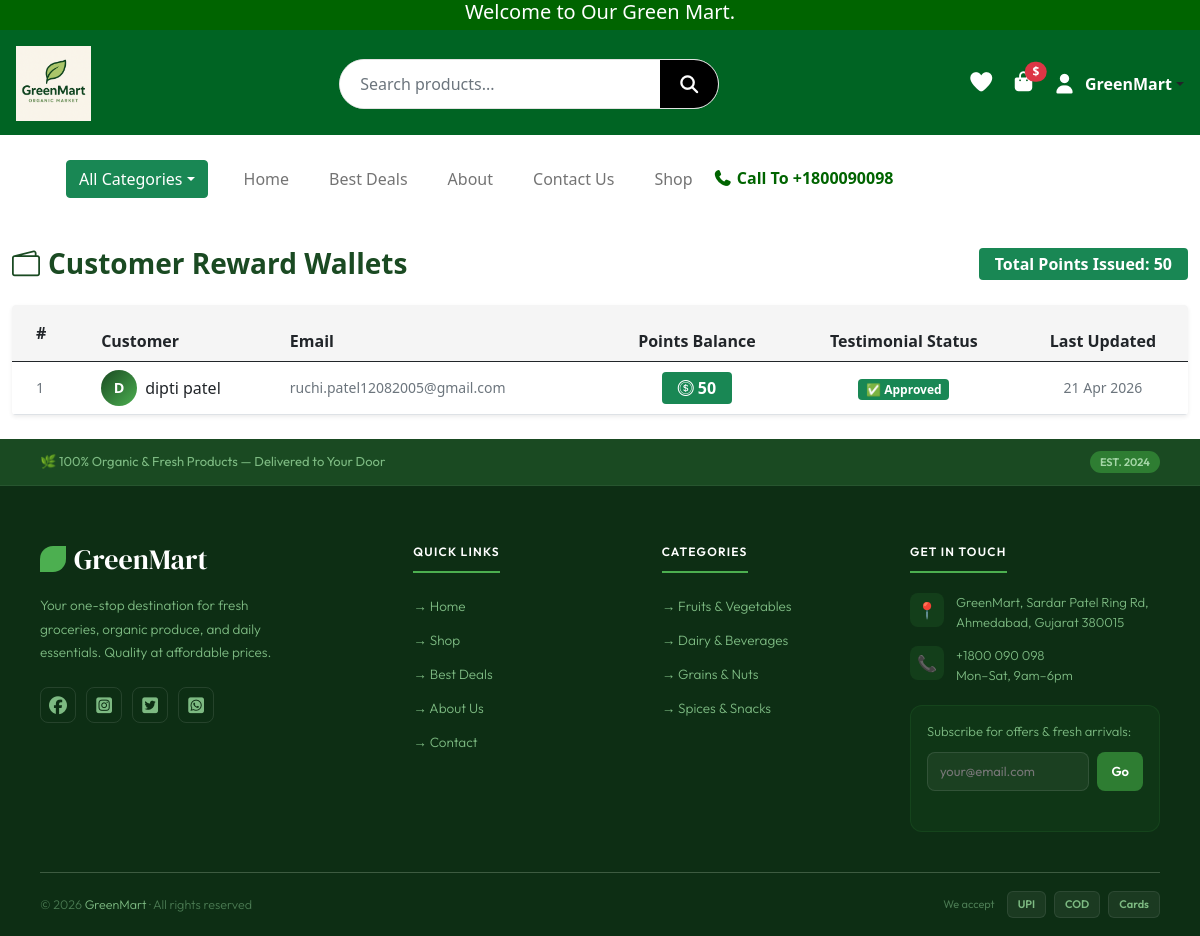
Page /admin/rewards (signed in) on the committed database.
### website/models.py (models this page shows, shortened)
class User(UserMixin, db.Model):
    __tablename__ = "users"
    id            = db.Column(db.Integer, primary_key=True)
    name          = db.Column(db.String(50), nullable=False)
    email         = db.Column(db.String(120), unique=True, nullable=False)
    password_hash = db.Column(db.String(128), nullable=False)
    role          = db.Column(db.String(20), default="customer")
    is_verified   = db.Column(db.Boolean, default=False)

class RewardWallet(db.Model):
    __tablename__ = "reward_wallet"
    id         = db.Column(db.Integer, primary_key=True)
    user_id    = db.Column(db.Integer, db.ForeignKey("users.id"), unique=True, nullable=False)
    points     = db.Column(db.Integer, default=0, nullable=False)
    updated_at = db.Column(db.DateTime, default=datetime.utcnow, onupdate=datetime.utcnow)
    user = db.relationship("User", backref=db.backref("reward_wallet", uselist=False, lazy=True))

### website/admin.py (the view)
@admin.route("/admin/rewards")
@admin_required
def admin_rewards():
    login_form  = LoginForm()
    signup_form = SignupForm()
    wallets = (
        RewardWallet.query
        .join(User, RewardWallet.user_id == User.id)
        .order_by(RewardWallet.points.desc())
        .all()
    )
    total_points_issued = db.session.query(
        db.func.sum(RewardTransaction.points)
    ).filter(RewardTransaction.points > 0).scalar() or 0
    return render_template(
        "admin/rewards.html",
        login_form=login_form,
        signup_form=signup_form,
        wallets=wallets,
        total_points_issued=total_points_issued,
    )

### website/templates/admin/rewards.html (shortened to what this page needs)
{% extends "base.html" %}
{% block content %}
<div class="container-fluid py-4">
  <div class="d-flex justify-content-between align-items-center mb-4 flex-wrap gap-2">
    <h3 class="fw-bold mb-0" style="color:#1a4a22;">
      <i class="bi bi-wallet2 me-2"></i>Customer Reward Wallets
    </h3>
    <span class="badge bg-success px-3 py-2 fs-6">
      Total Points Issued: {{ total_points_issued }}
    </span>
  </div>
  {% if wallets %}
  <div class="card border-0 shadow-sm rounded-4 overflow-hidden">
    <table class="table table-hover mb-0 align-middle">
      <thead style="background:#f5f5f5;">
        <tr>
          <th class="px-4 py-3">#</th>
          <th>Customer</th>
          <th>Email</th>
          <th class="text-center">Points Balance</th>
          <th class="text-center">Testimonial Status</th>
          <th class="text-center">Last Updated</th>
        </tr>
      </thead>
      <tbody>
        {% for w in wallets %}
        <tr>
          <td class="px-4 text-muted small">{{ loop.index }}</td>
          <td>
            <div class="d-flex align-items-center gap-2">
              <div class="rounded-circle d-flex align-items-center justify-content-center text-white fw-bold"
                   style="width:36px;height:36px;min-width:36px;font-size:.9rem;
                          background:linear-gradient(135deg,#1a4a22,#4caf50);">
                {{ w.user.name[0].upper() }}
              </div>
              <span class="fw-semibold">{{ w.user.name }}</span>
            </div>
          </td>
          <td class="text-muted small">{{ w.user.email }}</td>
          <td class="text-center">
            <span class="badge bg-success px-3 py-2 fs-6">
              <i class="bi bi-coin me-1"></i>{{ w.points }}
            </span>
          </td>
          <td class="text-center">
            {% set t = w.user.testimonial %}
            {% if t %}
              {% if t.status == 'approved' %}
                <span class="badge bg-success">✅ Approved</span>
              {% elif t.status == 'pending' %}
                <span class="badge bg-warning text-dark">⏳ Pending</span>
              {% else %}
                <span class="badge bg-danger">❌ Rejected</span>
              {% endif %}
            {% else %}
              <span class="badge bg-light text-muted border">No Testimonial</span>
            {% endif %}
          </td>
          <td class="text-center small text-muted">{{ w.updated_at.strftime('%d %b %Y') }}</td>
        </tr>
        {% endfor %}
      </tbody>
    </table>
  </div>
  {% else %}
  <div class="text-center py-5 text-muted">
    <i class="bi bi-wallet2" style="font-size:3.5rem;"></i>
    <p class="mt-3">No reward wallets yet. Wallets are created when testimonials are approved.</p>
  </div>
  {% endif %}
</div>
{% endblock %}

### website/templates/base.html (shortened to what this page needs)
<!DOCTYPE html>
<html lang="en">
<head>
  <link rel="stylesheet" href="{{ url_for('static', filename='css/style.css') }}">
  <link href="https://cdn.jsdelivr.net/npm/bootstrap@5.0.2/dist/css/bootstrap.min.css" rel="stylesheet">
  <link rel="stylesheet" href="https://cdnjs.cloudflare.com/ajax/libs/font-awesome/7.0.1/css/all.min.css">
  <link rel="stylesheet" href="https://cdn.jsdelivr.net/npm/bootstrap-icons@1.11.1/font/bootstrap-icons.css">
</head>
<body>
<div class="container-fluid top-header">
  <h5 class="text-center mb-0">Welcome to Our Green Mart.</h5>
</div>
<header class="main-header d-flex flex-wrap align-items-center justify-content-between p-3">
  <div class="logo-area">
    <a href="{{ url_for('views.home') }}">
      <img src="{{ url_for('static', filename='images/logo.png') }}" alt="logo" class="img-fluid">
    </a>
  </div>
  <div class="search-area flex-grow-1 mx-3 position-relative d-none d-lg-flex">
    <form class="search-box d-flex" action="{{ url_for('views.search') }}" method="get">
      <input type="text" name="q" id="liveSearch" class="form-control" placeholder="Search products..." autocomplete="off">
      <button type="submit"><i class="fa-solid fa-magnifying-glass"></i></button>
    </form>
  </div>
  <div class="icons-area d-flex align-items-center gap-3 flex-shrink-0">
    <a href="{{ url_for('views.wishlist') }}"><i class="fa-solid fa-heart"></i></a>
    <div class="cart-box position-relative">
      <a href="{{ url_for('views.cart') }}">
        <i class="fa-solid fa-bag-shopping fs-5"></i>
      </a>
      <span class="cart-price position-absolute top-0 start-100 translate-middle badge rounded-pill bg-danger">
        ${{ subtotal }}
      </span>
    </div>
    {% if current_user.is_authenticated %}
<div class="dropdown">
  <a href="#"
     class="d-flex align-items-center text-dark text-decoration-none dropdown-toggle"
     id="userDropdown"
     data-bs-toggle="dropdown"
     aria-expanded="false"
     role="button">
    <i class="fa-solid fa-user fs-5" style="color:white;"></i>
    <span class="ms-2 fw-bold" style="color:white;">{{ current_user.name }}</span>
  </a>
</div>
{% else %}
  <i class="fa-solid fa-user fs-5" data-bs-toggle="modal" data-bs-target="#loginModal" style="cursor:pointer;"></i>
{% endif %}
  </div>
</header>
<div class="container nav">
  <nav class="navbar navbar-expand-lg navbar-light bg-white p-4">
    <div class="container-fluid">
      <div class="dropdown me-3">
        <button class="btn btn-success dropdown-toggle" data-bs-toggle="dropdown">All Categories</button>
      </div>
      <div class="collapse navbar-collapse" id="mainNavbar">
        <ul class="navbar-nav me-auto mb-2 mb-lg-0">
          <li class="nav-item"><a class="nav-link" href="{{ url_for('views.home') }}">Home</a></li>
          <li class="nav-item"><a class="nav-link" href="{{ url_for('views.best_deals') }}">Best Deals</a></li>
          <li class="nav-item"><a class="nav-link" href="{{ url_for('views.about') }}">About</a></li>
          <li class="nav-item"><a class="nav-link" href="{{ url_for('views.contact') }}">Contact Us</a></li>
          <li class="nav-item"><a class="nav-link" href="{{ url_for('views.shop') }}">Shop</a></li>
        </ul>
        <h6 class="mb-0 ms-auto"><i class="fa-solid fa-phone"></i> Call To +1800090098</h6>
      </div>
    </div>
  </nav>
</div>
{% block content %}{% endblock %}
<footer style="background:#0d2e14; font-family:'Outfit',sans-serif; color:#c8dfc2; padding:0;">
  <div style="background:#1a4a22; padding:12px 40px; display:flex; align-items:center; justify-content:space-between; border-bottom:1px solid rgba(255,255,255,0.06);">
    <span style="font-size:13px; color:#7dba82;">🌿 100% Organic & Fresh Products — Delivered to Your Door</span>
    <span style="background:#2e7d32; color:#a5d6a7; font-size:11px; padding:3px 10px; border-radius:20px; font-weight:600;">EST. 2024</span>
  </div>
  <div style="display:grid; grid-template-columns:1.6fr 1fr 1fr 1.2fr; gap:40px; padding:52px 40px 40px;">
    <div>
      <div style="font-family:'DM Serif Display',serif; font-size:28px; color:#fff; margin-bottom:14px; display:flex; align-items:center; gap:8px;">
        <span style="width:26px;height:26px;background:#4caf50;border-radius:50% 0 50% 0;display:inline-block;"></span> GreenMart
      </div>
      <p style="font-size:13.5px; color:#7dba82; line-height:1.75; margin-bottom:22px; font-weight:300; max-width:240px;">
        Your one-stop destination for fresh groceries, organic produce, and daily essentials. Quality at affordable prices.
      </p>
      <div style="display:flex; gap:10px;">
        <a href="#" style="width:36px;height:36px;border-radius:8px;border:1px solid rgba(255,255,255,0.1);display:flex;align-items:center;justify-content:center;color:#7dba82;font-size:18px;text-decoration:none;"><i class="fa-brands fa-facebook"></i></a>
        <a href="#" style="width:36px;height:36px;border-radius:8px;border:1px solid rgba(255,255,255,0.1);display:flex;align-items:center;justify-content:center;color:#7dba82;font-size:18px;text-decoration:none;"><i class="fa-brands fa-square-instagram"></i></a>
        <a href="#" style="width:36px;height:36px;border-radius:8px;border:1px solid rgba(255,255,255,0.1);display:flex;align-items:center;justify-content:center;color:#7dba82;font-size:18px;text-decoration:none;"><i class="fa-brands fa-square-twitter"></i></a>
        <a href="#" style="width:36px;height:36px;border-radius:8px;border:1px solid rgba(255,255,255,0.1);display:flex;align-items:center;justify-content:center;color:#7dba82;font-size:18px;text-decoration:none;"><i class="fa-brands fa-square-whatsapp"></i></a>
      </div>
    </div>
    <div>
      <div style="font-size:12px;letter-spacing:0.1em;text-transform:uppercase;color:#fff;font-weight:600;margin-bottom:20px;padding-bottom:10px;border-bottom:2px solid #4caf50;display:inline-block;">Quick Links</div>
      <ul style="list-style:none;padding:0;display:flex;flex-direction:column;gap:10px;">
        <li><a href="{{ url_for('views.home') }}"        style="color:#7dba82;text-decoration:none;font-size:13.5px;font-weight:300;">→ Home</a></li>
        <li><a href="{{ url_for('views.shop') }}"        style="color:#7dba82;text-decoration:none;font-size:13.5px;font-weight:300;">→ Shop</a></li>
        <li><a href="{{ url_for('views.best_deals') }}"  style="color:#7dba82;text-decoration:none;font-size:13.5px;font-weight:300;">→ Best Deals</a></li>
        <li><a href="{{ url_for('views.about') }}"       style="color:#7dba82;text-decoration:none;font-size:13.5px;font-weight:300;">→ About Us</a></li>
        <li><a href="{{ url_for('views.contact') }}"     style="color:#7dba82;text-decoration:none;font-size:13.5px;font-weight:300;">→ Contact</a></li>
      </ul>
    </div>
    <div>
      <div style="font-size:12px;letter-spacing:0.1em;text-transform:uppercase;color:#fff;font-weight:600;margin-bottom:20px;padding-bottom:10px;border-bottom:2px solid #4caf50;display:inline-block;">Categories</div>
      <ul style="list-style:none;padding:0;display:flex;flex-direction:column;gap:10px;">
        <li><a href="#"                                           style="color:#7dba82;text-decoration:none;font-size:13.5px;font-weight:300;">→ Fruits & Vegetables</a></li>
        <li><a href="{{ url_for('views.dairy_beverages') }}"     style="color:#7dba82;text-decoration:none;font-size:13.5px;font-weight:300;">→ Dairy & Beverages</a></li>
        <li><a href="{{ url_for('views.grains_nuts') }}"         style="color:#7dba82;text-decoration:none;font-size:13.5px;font-weight:300;">→ Grains & Nuts</a></li>
        <li><a href="{{ url_for('views.spices_snacks') }}"       style="color:#7dba82;text-decoration:none;font-size:13.5px;font-weight:300;">→ Spices & Snacks</a></li>
      </ul>
    </div>
    <div>
      <div style="font-size:12px;letter-spacing:0.1em;text-transform:uppercase;color:#fff;font-weight:600;margin-bottom:20px;padding-bottom:10px;border-bottom:2px solid #4caf50;display:inline-block;">Get in Touch</div>
      <div style="display:flex;align-items:flex-start;gap:12px;margin-bottom:14px;">
        <div style="width:34px;height:34px;background:rgba(46,125,50,0.2);border-radius:8px;display:flex;align-items:center;justify-content:center;flex-shrink:0;">📍</div>
        <div style="font-size:13px;color:#7dba82;line-height:1.5;font-weight:300;">GreenMart, Sardar Patel Ring Rd,<br>Ahmedabad, Gujarat 380015</div>
      </div>
      <div style="display:flex;align-items:flex-start;gap:12px;margin-bottom:20px;">
        <div style="width:34px;height:34px;background:rgba(46,125,50,0.2);border-radius:8px;display:flex;align-items:center;justify-content:center;flex-shrink:0;">📞</div>
        <div style="font-size:13px;color:#7dba82;line-height:1.5;font-weight:300;">+1800 090 098<br>Mon–Sat, 9am–6pm</div>
      </div>
      <div style="background:rgba(46,125,50,0.1);border:1px solid rgba(46,125,50,0.2);border-radius:12px;padding:16px;">
        <p style="font-size:13px;color:#7dba82;margin-bottom:10px;font-weight:300;">Subscribe for offers & fresh arrivals:</p>
        <div style="display:flex;gap:8px;">
          <input type="email" id="newsletterEmail" placeholder="your@email.com"
                 style="flex:1;background:rgba(255,255,255,0.05);border:1px solid rgba(255,255,255,0.1);
                        border-radius:8px;padding:9px 12px;font-size:13px;color:white;outline:none;">
          <button onclick="subscribeNewsletter()" id="subBtn"
                  style="background:#2e7d32;border:none;border-radius:8px;padding:9px 14px;
                         color:white;font-size:13px;font-weight:600;cursor:pointer;">Go</button>
        </div>
        <div id="subMsg" style="font-size:12px;margin-top:8px;min-height:16px;"></div>
      </div>
    </div>
  </div>
  <hr style="border:none;border-top:1px solid rgba(255,255,255,0.06);margin:0 40px;">
  <div style="display:flex;align-items:center;justify-content:space-between;padding:18px 40px;flex-wrap:wrap;gap:12px;">
    <div style="font-size:12.5px;color:#4a7a52;font-weight:300;">© 2026 <span style="color:#7dba82;">GreenMart</span> · All rights reserved</div>
    <div style="display:flex;gap:8px;align-items:center;">
      <span style="font-size:11px;color:#4a7a52;margin-right:4px;">We accept</span>
      <span style="background:rgba(255,255,255,0.06);border:1px solid rgba(255,255,255,0.08);border-radius:6px;padding:4px 10px;font-size:11px;color:#7dba82;font-weight:600;">UPI</span>
      <span style="background:rgba(255,255,255,0.06);border:1px solid rgba(255,255,255,0.08);border-radius:6px;padding:4px 10px;font-size:11px;color:#7dba82;font-weight:600;">COD</span>
      <span style="background:rgba(255,255,255,0.06);border:1px solid rgba(255,255,255,0.08);border-radius:6px;padding:4px 10px;font-size:11px;color:#7dba82;font-weight:600;">Cards</span>
    </div>
  </div>
</footer>
</body>
</html>

### rows in the picture
User: name "GreenMart"
RewardWallet: user "D", user.name "dipti patel", user.email "ruchi.patel12082005@gmail.com", points "50", updated_at "21 Apr 2026"

### other values in the picture
{{ total_points_issued }} "50"
